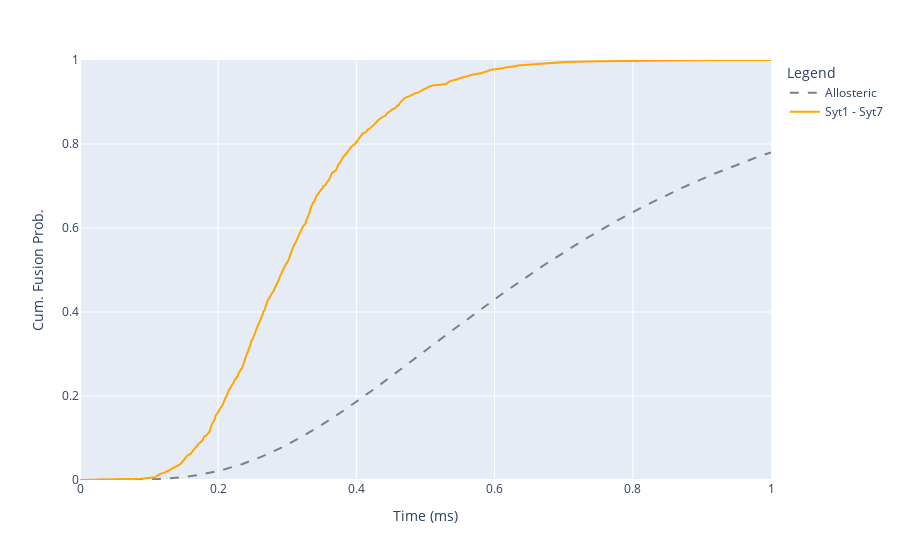

Notebook code cell kept with this figure:
### Code cell
# Visualise cumulative probability of fusion
allo_col = 'rgb(128,128,128)'
clamp_col = 'rgb(255,167,0)'

fig = px.line()

fig.add_scatter(x=allosteric_sim['timestamp'], y=allosteric_sim['probability']['Fused'],
mode='lines', line={'color':allo_col, 'dash':'dash'}, name='Allosteric')

fig.add_scatter(x=clamp_sim['timestamp'], y=clamp_sim['probability']['Fused'],
mode='lines', line={'color':clamp_col, 'dash':'solid'}, name=clamp_model.name)

fig.update_layout(
    legend = {'title': 'Legend'},
    xaxis = {'title': 'Time (ms)', 'range': [0, 1]},
    yaxis = {'title': 'Cum. Fusion Prob.', 'range': [0, 1]},
    hovermode='x'
)

fig.show()

### Figure 1 — Plotly figure (JSON) as saved in the notebook; plotly's stock layout.template omitted (floating-point values rounded to 4 significant figures; data arrays with more than 128 entries replaced by an {"elided": "..."} marker saying what was removed)
{"data": [{"hovertemplate": "<extra></extra>", "legendgroup": "", "line": {"color": "#636efa", "dash": "solid"}, "marker": {"symbol": "circle"}, "mode": "lines", "name": "", "orientation": "v", "showlegend": false, "type": "scatter", "xaxis": "x", "yaxis": "y"}, {"line": {"color": "rgb(128,128,128)", "dash": "dash"}, "mode": "lines", "name": "Allosteric", "type": "scatter", "x": {"elided": "1000 float values"}, "y": {"elided": "1000 float values"}}, {"line": {"color": "rgb(255,167,0)", "dash": "solid"}, "mode": "lines", "name": "Syt1 - Syt7", "type": "scatter", "x": {"elided": "1000 float values"}, "y": {"elided": "1000 float values"}}], "layout": {"hovermode": "x", "legend": {"title": {"text": "Legend"}, "tracegroupgap": 0}, "margin": {"t": 60}, "xaxis": {"anchor": "y", "domain": [0, 1], "range": [0, 1], "title": {"text": "Time (ms)"}}, "yaxis": {"anchor": "x", "domain": [0, 1], "range": [0, 1], "title": {"text": "Cum. Fusion Prob."}}}}
